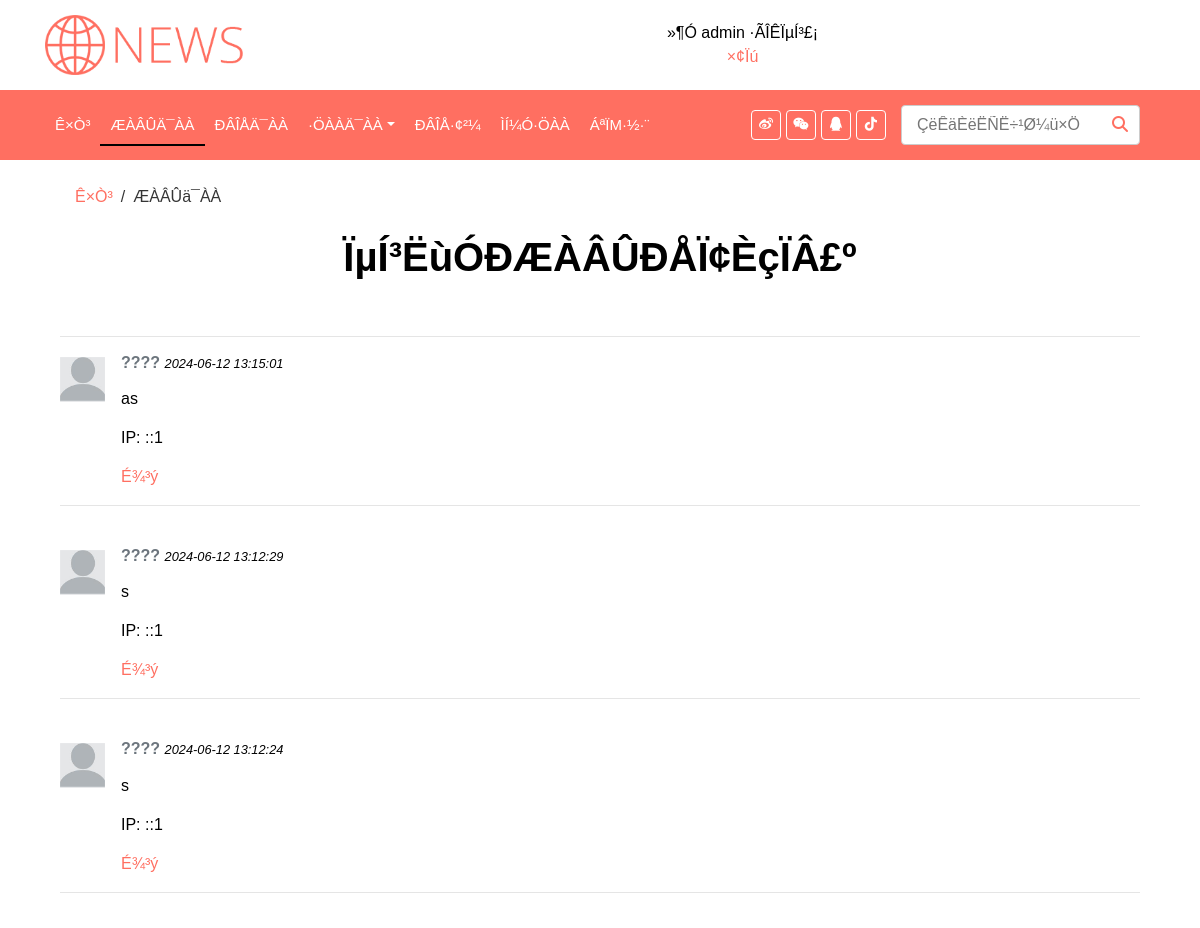
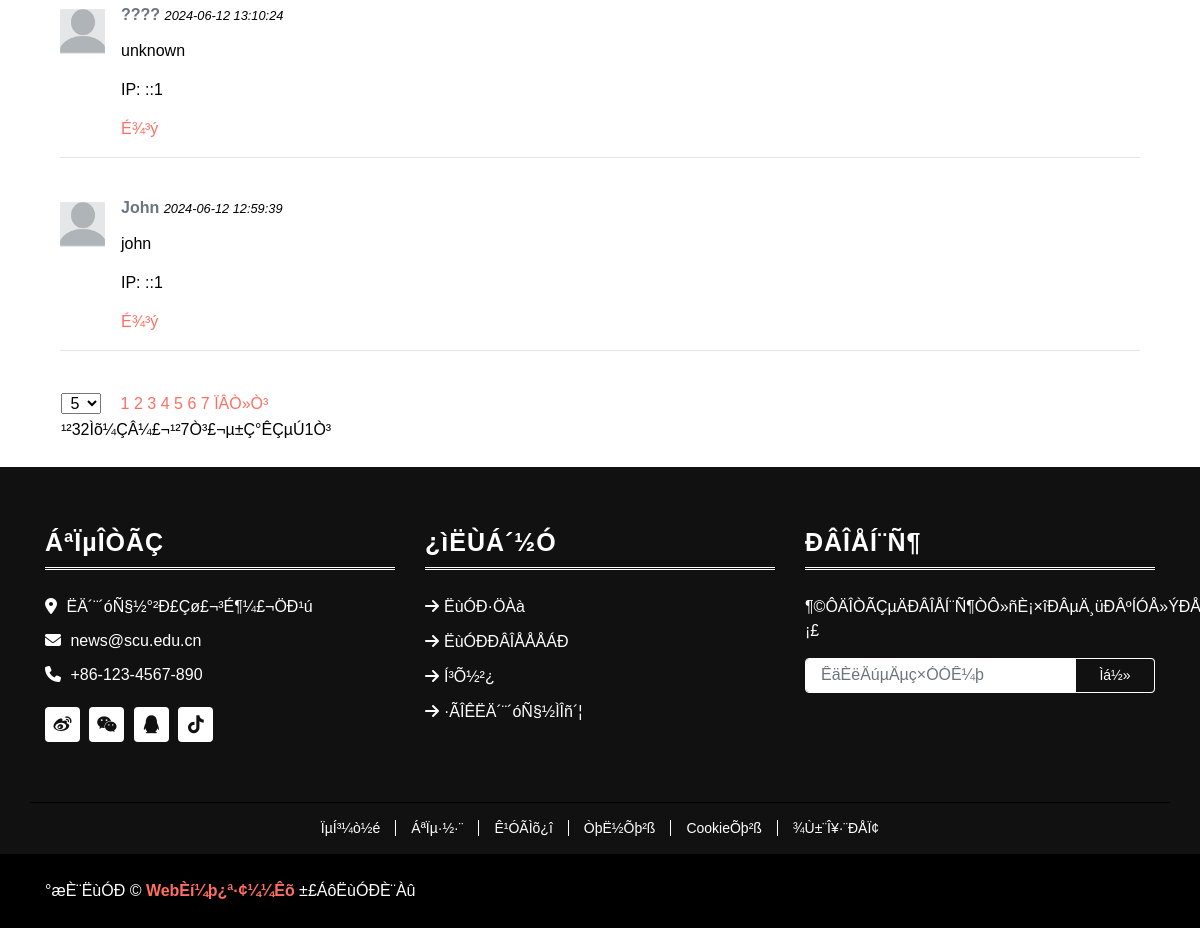
The page /review_list.php (signed in) on the database its author committed (2 pictures, top to bottom).
### tables this page shows
CREATE TABLE IF NOT EXISTS `review` (
  `review_id` int(11) NOT NULL AUTO_INCREMENT,
  `news_id` int(11) DEFAULT NULL,
  `user_id` int(11) DEFAULT NULL,
  `content` text,
  `publish_time` datetime DEFAULT NULL,
  `state` char(10) DEFAULT NULL,
  `ip` char(15) DEFAULT NULL,
  PRIMARY KEY (`review_id`),
  KEY `FK_review_news` (`news_id`),
  KEY `FK_review_user` (`user_id`)
);

CREATE TABLE IF NOT EXISTS `users` (
  `user_id` int(11) NOT NULL AUTO_INCREMENT,
  `role` char(6) NOT NULL DEFAULT 'user',
  `name` char(20) NOT NULL,
  `email` varchar(255) NOT NULL,
  `password` char(32) DEFAULT NULL,
  `sex` char(3) DEFAULT NULL,
  `DOB` date DEFAULT NULL,
  PRIMARY KEY (`user_id`)
);

### functions/is_login.php (called while the page is built, shortened)
<?php
if($_SERVER["PHP_SELF"] === "/functions/is_login.php"){
    header("location:../index.php");
}else{
     function is_admin(){
          if(isset($_SESSION["role"]) && $_SESSION["role"] == "admin"){
                    return TRUE;
          }else{
                    return FALSE;
          }
     }
}
?>

### functions/get_url_parameters.php (called while the page is built, shortened)
<?php
$page_current = (isset($_GET["page_current"])?(intval($_GET["page_current"])>0?intval($_GET["page_current"]):1):1);
$page_size = (intval((isset($_GET["page_size"])? ($_GET["page_size"]>0?($_GET["page_size"]>50?50:$_GET["page_size"]):5):5)));
$start = ($page_current-1)*$page_size;
?>

### review_list.php (the view, shortened to what this page needs)
<!DOCTYPE html>
<html lang="en">
<head>
</head>
<body>
     <?php include_once "top_and_nav_bar.php" ?>
     <div id="mainfunction" style="text-align: justify;">
          <?php
          include_once("functions/is_login.php");
          if(!is_admin()){
               include_once("error_pages/404.html");
               return;
          }else{
          include_once("functions/database.php");
          include_once("functions/page.php");
          include_once("functions/get_url_parameters.php");
          $result_sql = "select * from review order by review_id desc limit $start,$page_size";
          $result_set = $database_connection->query($result_sql);
          close_connection(); ?>
          <div class="breadcrumb-wrap">
               <div class="container">
               <ul class="breadcrumb">
                    <li class="breadcrumb-item"><a href="#">Ê×Ò³</a></li>
                    <li class="breadcrumb-item active">ÆÀÂÛä¯ÀÀ</li>
               </ul>
               </div>
          </div>
          <br />
          <h1 class="sn-title" style="text-align: center;">ÏµÍ³ËùÓÐÆÀÂÛÐÅÏ¢ÈçÏÂ£º</h1>
          <br />
          <hr/>
          <?php
          while($row = $result_set->fetch_array()){ ?>
               <div class="media">
                    <img src="img/user.png" alt="Image" class="img-fluid mr-3 mt-1" style="width: 45px;">
                    <div class="media-body">
                         <?php
                         $user_id = $row["user_id"];
                         $sql_user = "select name from users where user_id=$user_id";
                         $result_user = $database_connection->query($sql_user);
                         $user = ($result_user instanceof mysqli_result? $result_user->fetch_array():["name"=>"Î´Öª"]);
                         ?>
                         <h6> <a class="text-secondary font-weight-bold" href=""><?=$user["name"]?> </a> <small><i> <?php echo $row["publish_time"]; ?></i></small></h6>
                         <p><?php echo $row["content"]; ?></p>
                         <p>IP: <?php echo  $row["ip"] ?></p>
                         <a href='review_delete.php?review_id=<?=$row["review_id"]?>' onclick='return confirm("È·¶¨É¾³ý¸ÃÆÀÂÛ£¿")'>É¾³ý</a>
                    </div>
               </div>
               <hr/>
               <br>
               <?php
          }
          ?>
          <?php }
          ?>
     </div>
     <?php include_once "footer.php" ?>
</body>
</html>

### rows shown on the page
review: user.name "????", publish_time "2024-06-12 13:15:01", content "as", ip "::1"
review: user.name "????", publish_time "2024-06-12 13:12:29", content "s", ip "::1"
review: user.name "????", publish_time "2024-06-12 13:12:24", content "s", ip "::1"
review: user.name "????", publish_time "2024-06-12 13:10:24", content "unknown", ip "::1"
review: user.name "John", publish_time "2024-06-12 12:59:39", content "john", ip "::1"

### other values the page prints
$_SESSION['name'] "admin"
$j "1 2 3 4 5 6 7"
$total_records "32"
$total_pages "7"
$page_current "1"
